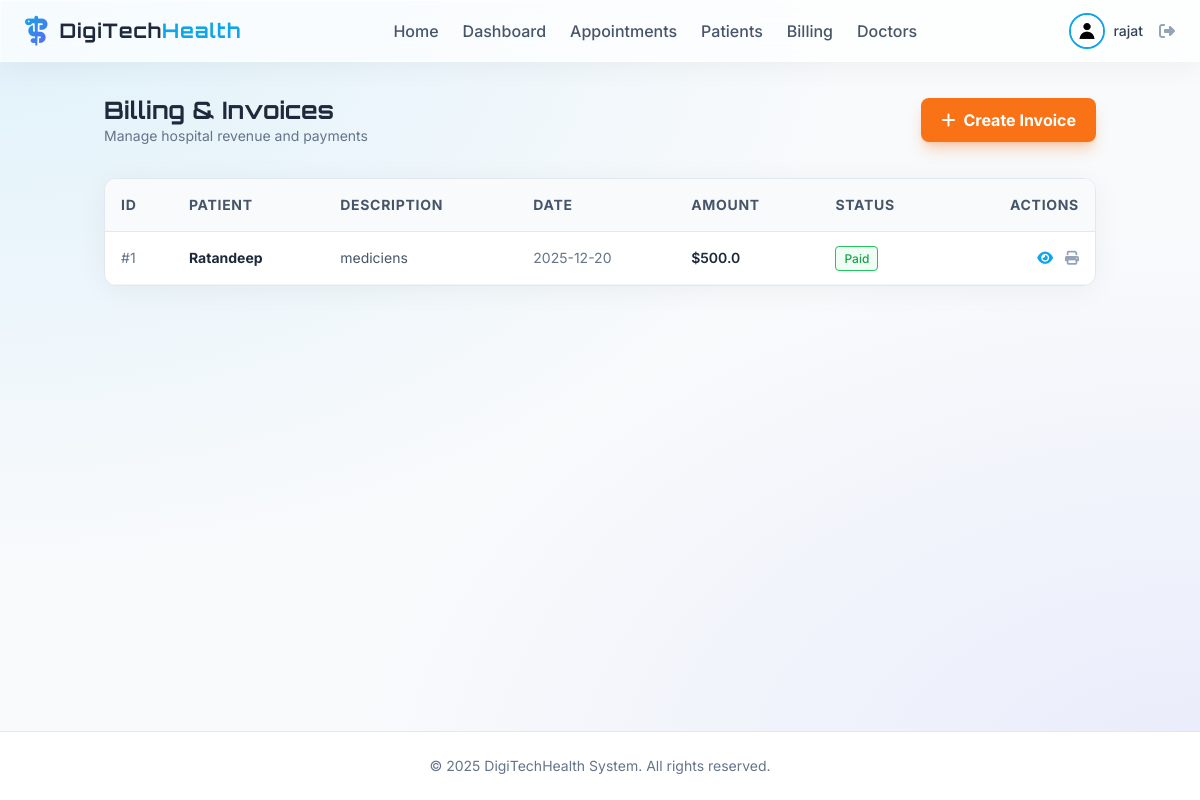
Screenshot of /invoices (signed in) with the database file from the repository.
### app/models.py (models this page shows, shortened)
class User(db.Model, UserMixin):
    id = db.Column(db.Integer, primary_key=True)
    username = db.Column(db.String(20), unique=True, nullable=False)
    email = db.Column(db.String(120), unique=True, nullable=False)
    image_file = db.Column(db.String(20), nullable=False, default='default.jpg')
    password_hash = db.Column(db.String(128))
    role = db.Column(db.String(20), nullable=False, default='patient')

class Invoice(db.Model):
    id = db.Column(db.Integer, primary_key=True)
    patient_id = db.Column(db.Integer, db.ForeignKey('patient.id'), nullable=False)
    amount = db.Column(db.Float, nullable=False)
    status = db.Column(db.String(20), nullable=False, default='Pending') # Pending, Paid
    description = db.Column(db.String(200), nullable=False)
    date_issued = db.Column(db.DateTime, nullable=False, default=db.func.current_timestamp())
    patient = db.relationship('Patient', backref='invoices')

class Patient(db.Model):
    id = db.Column(db.Integer, primary_key=True)
    name = db.Column(db.String(100), nullable=False)
    age = db.Column(db.Integer, nullable=False)
    gender = db.Column(db.String(10), nullable=False)
    contact = db.Column(db.String(15), nullable=False)
    address = db.Column(db.Text, nullable=False)
    medical_history = db.Column(db.Text, nullable=True)
    image_file = db.Column(db.String(20), nullable=False, default='default.jpg')
    date_created = db.Column(db.DateTime, nullable=False, default=db.func.current_timestamp())

### app/billing/routes.py (the view)
@billing.route("/invoices")
@login_required
def list_invoices():
    invoices = Invoice.query.all()
    return render_template('billing/list.html', invoices=invoices)

### app/models.py (called while the page is built)
@login_manager.user_loader
def load_user(user_id):
    return User.query.get(int(user_id))

### app/templates/billing/list.html
{% extends "base.html" %}
{% block content %}
<div class="flex justify-between items-center mb-8">
    <div>
        <h2 class="text-2xl font-display font-bold text-slate-800">Billing & Invoices</h2>
        <p class="text-slate-500 text-sm">Manage hospital revenue and payments</p>
    </div>
    <a href="{{ url_for('billing.create_invoice') }}"
        class="px-5 py-2.5 bg-orange-500 text-white font-bold rounded-lg hover:bg-orange-600 transition-colors shadow-lg shadow-orange-500/30 flex items-center">
        <i class="fa-solid fa-plus mr-2"></i> Create Invoice
    </a>
</div>
<div class="glass border border-slate-200 rounded-xl overflow-hidden bg-white">
    <div class="overflow-x-auto">
        <table class="w-full text-left border-collapse">
            <thead>
                <tr class="bg-slate-50 text-slate-600 text-sm uppercase tracking-wider">
                    <th class="p-4 border-b border-slate-200">ID</th>
                    <th class="p-4 border-b border-slate-200">Patient</th>
                    <th class="p-4 border-b border-slate-200">Description</th>
                    <th class="p-4 border-b border-slate-200">Date</th>
                    <th class="p-4 border-b border-slate-200">Amount</th>
                    <th class="p-4 border-b border-slate-200">Status</th>
                    <th class="p-4 border-b border-slate-200 text-right">Actions</th>
                </tr>
            </thead>
            <tbody class="text-sm">
                {% for invoice in invoices %}
                <tr class="hover:bg-slate-50 transition-colors border-b border-slate-100">
                    <td class="p-4 text-slate-500">#{{ invoice.id }}</td>
                    <td class="p-4 font-bold text-slate-800">{{ invoice.patient.name }}</td>
                    <td class="p-4 text-slate-600">{{ invoice.description }}</td>
                    <td class="p-4 text-slate-500">{{ invoice.date_issued.strftime('%Y-%m-%d') }}</td>
                    <td class="p-4 font-semibold text-slate-800">${{ invoice.amount }}</td>
                    <td class="p-4">
                        <span class="text-xs px-2 py-1 rounded border font-medium
                        {% if invoice.status == 'Paid' %} border-green-500 text-green-600 bg-green-50
                        {% else %} border-orange-500 text-orange-600 bg-orange-50 {% endif %}">
                            {{ invoice.status }}
                        </span>
                    </td>
                    <td class="p-4 text-right">
                        <a href="{{ url_for('billing.view_invoice', invoice_id=invoice.id) }}"
                            class="text-primary hover:text-sky-700 transition-colors mr-2">
                            <i class="fa-solid fa-eye"></i>
                        </a>
                        <a href="#" class="text-slate-400 hover:text-slate-700 transition-colors">
                            <i class="fa-solid fa-print"></i>
                        </a>
                    </td>
                </tr>
                {% else %}
                <tr>
                    <td colspan="7" class="p-8 text-center text-slate-500">
                        No invoices found.
                    </td>
                </tr>
                {% endfor %}
            </tbody>
        </table>
    </div>
</div>
{% endblock %}

### app/templates/base.html (shortened to what this page needs)
<!doctype html>
<html lang="en">
<head>
  <script src="https://cdn.tailwindcss.com"></script>
  <link rel="stylesheet" href="https://cdnjs.cloudflare.com/ajax/libs/font-awesome/6.4.0/css/all.min.css">
  <link rel="stylesheet" href="{{ url_for('static', filename='css/main.css') }}">
</head>
<body class="overflow-x-hidden">
  <div class="min-h-screen flex flex-col">
    {% if current_user.is_authenticated %}
    <nav class="glass sticky top-0 z-50 px-6 py-3 flex justify-between items-center">
      <div class="flex items-center">
        <i class="fa-solid fa-staff-snake text-3xl gradient-text mr-3"></i>
        <a href="{{ url_for('main.home') }}" class="text-xl font-display font-bold text-slate-800 tracking-wider">
          DigiTech<span class="text-primary">Health</span>
        </a>
      </div>
      <div class="hidden lg:flex items-center space-x-6">
        <a href="{{ url_for('main.home') }}"
          class="font-medium text-slate-600 hover:text-primary transition-colors {{ 'text-primary' if request.endpoint == 'main.home' }}">Home</a>
        <a href="{{ url_for('main.dashboard') }}"
          class="font-medium text-slate-600 hover:text-primary transition-colors {{ 'text-primary' if request.endpoint == 'main.dashboard' }}">Dashboard</a>
        <a href="{{ url_for('appointment.list_appointments') }}"
          class="font-medium text-slate-600 hover:text-primary transition-colors {{ 'text-primary' in request.endpoint and 'appointment' in request.endpoint }}">Appointments</a>
        <a href="{{ url_for('patient.list_patients') }}"
          class="font-medium text-slate-600 hover:text-primary transition-colors {{ 'text-primary' in request.endpoint and 'patient' in request.endpoint }}">Patients</a>
        <a href="{{ url_for('billing.list_invoices') }}"
          class="font-medium text-slate-600 hover:text-primary transition-colors {{ 'text-primary' in request.endpoint and 'billing' in request.endpoint }}">Billing</a>
        <a href="{{ url_for('doctor.list_doctors') }}"
          class="font-medium text-slate-600 hover:text-primary transition-colors {{ 'text-primary' in request.endpoint and 'doctor' in request.endpoint }}">Doctors</a>
      </div>
      <div class="flex items-center space-x-4">
        <a href="{{ url_for('main.account') }}" class="flex items-center space-x-2 group">
          <div class="relative">
            <img
              class="h-9 w-9 rounded-full object-cover border-2 border-primary group-hover:border-secondary transition-colors"
              src="{{ url_for('static', filename='profile_pics/' + current_user.image_file) }}"
              alt="{{ current_user.username }}">
          </div>
          <span class="hidden md:block font-medium text-sm text-slate-700 group-hover:text-primary transition-colors">{{
            current_user.username }}</span>
        </a>
        <a href="{{ url_for('auth.logout') }}" class="text-slate-400 hover:text-red-500 transition-colors"
          title="Logout">
          <i class="fa-solid fa-right-from-bracket"></i>
        </a>
      </div>
    </nav>
    {% endif %}
    <main class="flex-1 container mx-auto px-4 py-8">
      <div class="fade-in-up">
        {% block content %}{% endblock %}
      </div>
    </main>
    <footer class="bg-white border-t border-slate-200 py-6 mt-auto">
      <div class="container mx-auto px-4 text-center text-slate-500 text-sm">
        &copy; 2025 DigiTechHealth System. All rights reserved.
      </div>
    </footer>
  </div>
</body>
</html>

### app/static/css/main.css (style rules this page uses)
.glass { background: rgba(255, 255, 255, 0.7); backdrop-filter: blur(12px); -webkit-backdrop-filter: blur(12px); border: 1px solid rgba(255, 255, 255, 0.5); box-shadow: 0 4px 30px rgba(0, 0, 0, 0.05); }
.gradient-text { background: linear-gradient(135deg, #0ea5e9, #6366f1); -webkit-background-clip: text; background-clip: text; color: transparent; }

### app/templates/base.html (style rules this page uses)
body { background-color: #f8fafc; background-image: radial-gradient(at 0% 0%, rgba(14, 165, 233, 0.1) 0, transparent 50%), radial-gradient(at 100% 100%, rgba(99, 102, 241, 0.1) 0, transparent 50%); color: #1e293b; font-family: 'Inter', sans-serif; min-height: 100vh; }

### rows the page displays
User: image_file (placeholder picture), username "rajat"
Invoice: id "1", patient.name "Ratandeep", description "mediciens", date_issued "2025-12-20", amount "500.0", status "Paid"
